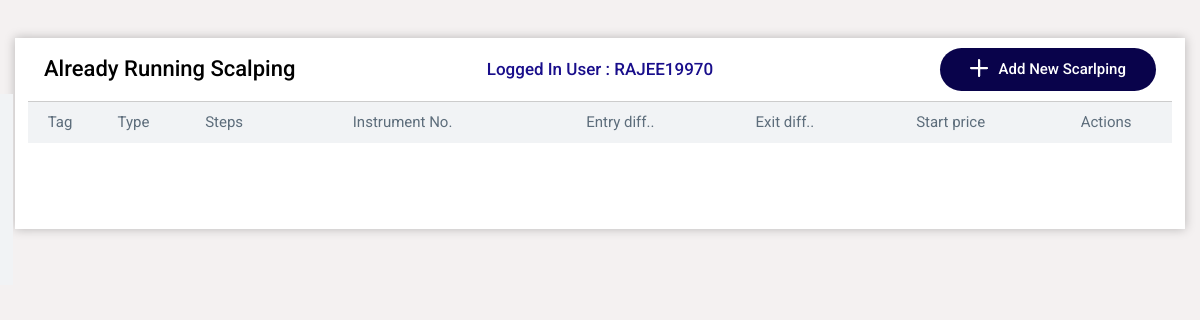
/share/dashboard (signed in), run on an earlier commit of the app's database.
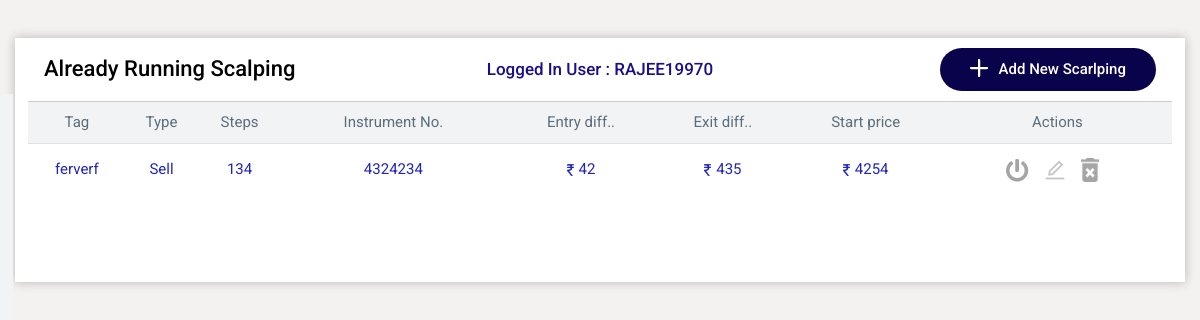
And on a later commit of the database.
### share/models.py (models this page shows)
class ScalpingOrder(models.Model):
    userid = models.CharField(max_length=200)
    currentdate = models.CharField(max_length=200)
    instrumentToken = models.CharField(max_length=200)
    orderType = models.CharField(max_length=200)
    lotQuantity = models.CharField(max_length=200)
    steps = models.CharField(max_length=200)
    entryDiff = models.CharField(max_length=200)
    exitDiff = models.CharField(max_length=200)
    startPrice = models.CharField(max_length=200)
    status = models.CharField(max_length=200 , default='stop')
    instrumenttype = models.CharField(max_length=200 , default='')
    instrumentTag = models.CharField(max_length=200 , default='')

### share/views.py (the view)
# urls.py: path('dashboard',views.dashboardView),
def dashboardView(request):
    try :
        var = request.session['user_id'];
        loggedInUser = request.session['user_id'];
        UserData = User.objects.get(id=loggedInUser)
        scalpingOrder = ScalpingOrder.objects.all()
        context = {
            "scalpingOrder": scalpingOrder,"loggedInUser":UserData.user_id}
        return render(request, 'share/dashboard.html', context)
    except:
        context = {}
        return render(request, 'share/login.html', context)

### share/templates/share/dashboard.html (shortened to what this page needs)
{% load static %}
<html xmlns="http://www.w3.org/1999/xhtml">
<head>
<link rel="stylesheet" href="https://maxcdn.bootstrapcdn.com/bootstrap/4.0.0/css/bootstrap.min.css">
<link href=" {% static '/css/style.css' %} " rel="stylesheet" type="text/css" defer="">
</head>
<body>
<div class="dashboard-section">
	<div class="container">
    <div class="des_table">
      <div class="table_text_he">
        <div class="row">
          <div class="col-sm-4 col-6 text-left m-auto"><h5 class="tittletwo">Already Running Scalping</h5> </div>
          <div class="col-sm-4 col-6  text-left m-auto"><h5 class="tittletwo tittlenewone" style="margin: 0px;
            text-align: center;     color: #190e8b;">Logged In User : {{ loggedInUser }}</h5> </div>
          <div class="col-sm-4 col-12  text-right"><a class="btnone" href="http://43.204.22.205:8000/share/addNewScalping"> <img style="vertical-align: text-bottom;
            margin-right: 10px;" src=" {% static 'images/Icon ionic-ios-add.png' %} ">Add New Scarlping</a></div>
        </div>
      </div>
      <div class="table_inner">
      <table class="table table_des">
        <thead class="thead-dark">
          <tr>
            <th scope="col">Tag <img src=" {% static 'images/line.png' %} "></th>
            <th scope="col">Type <img src=" {% static 'images/line.png' %} "></th>
            <th scope="col">Steps <img src=" {% static 'images/line.png' %} "></th>
            <th scope="col">Instrument No. <img src=" {% static 'images/line2.png' %} "></th>
            <th scope="col">Entry diff.. <img src=" {% static 'images/line2.png' %} "></th>
            <th scope="col">Exit diff.. <img src=" {% static 'images/line.png' %} "></th>
            <th scope="col">Start price <img src=" {% static 'images/line.png' %} "></th>
            <th scope="col">Actions </th>
          </tr>
        </thead>
        <tbody>
          {% for order in scalpingOrder %}
          <tr class="buy_se">
            <th scope="row">{{ order.instrumentTag }}</th>
            <td>{{ order.orderType }}</td>
            <td>{{ order.steps }}</td>
            <td>{{ order.instrumentToken }}</td>
            <td><img src=" {% static 'images/Vector.png' %} ">{{ order.entryDiff }}</td>
            <td><img src=" {% static 'images/Vector.png' %} ">{{ order.exitDiff }}</td>
            <td><img src=" {% static 'images/Vector.png' %} ">{{ order.startPrice }}</td>
            <td>
                <p class="action_btn">
                  {% if order.status == 'stop' %}
                  <a href="#"><img onclick="runScalping('{{order.id}}','{{order.status}}');" class="icon_view" src=" {% static 'images/power-button.png' %}"> </a>
             {% else %}
                  <a href="#"><img onclick="runScalping('{{order.id}}','{{order.status}}');" class="icon_view" src=" {% static 'images/stop.png' %}"> <img onclick="runScalping('{{order.id}}','{{order.status}}');" class="hover_view" src=" {% static 'images/stop-one.png' %}"></a>
             {% endif %}
                  <img onclick="editScalping('{{order.id}}');" class="icon_view" src=" {% static 'images/ant-design_edit-outlined.png' %}">
                <a href="#"><img style="    width: 18px;" onclick="deleteScalping('{{order.id}}');" class="icon_view" src=" {% static 'images/delete.png' %}"> </a>
                </p>
            </td>
          </tr>
          {% endfor %}
        </tbody>
      </table>
    </div>
    </div>
  </div>
</div>
</body>
</html>

What changed in the data, as far as the page shows it:
added ScalpingOrder: instrumentTag "ferverf", orderType "Sell", steps "134", instrumentToken "4324234", entryDiff "42", exitDiff "435", startPrice "4254"
